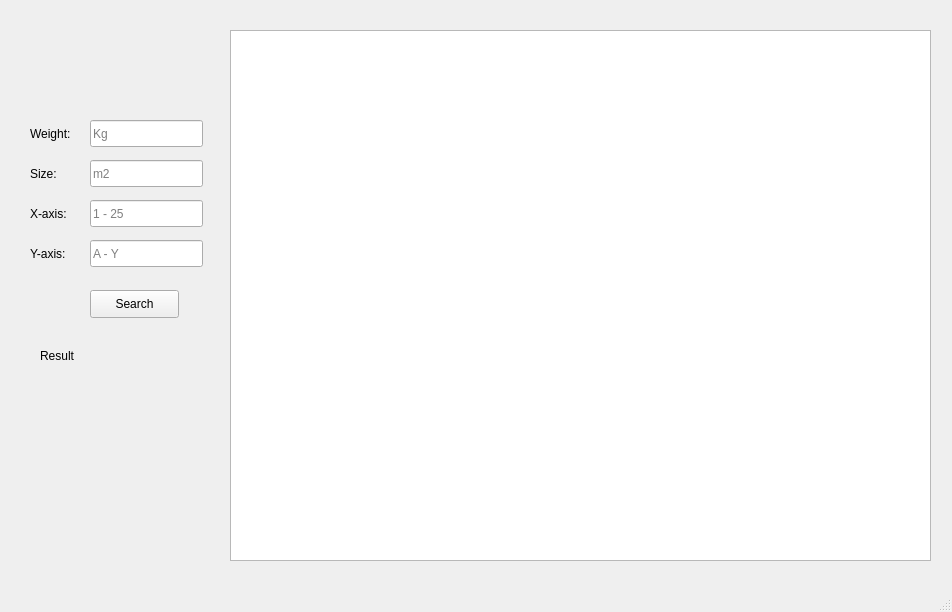
<?xml version="1.0" encoding="UTF-8"?>
<ui version="4.0">
 <class>MainWindow</class>
 <widget class="QMainWindow" name="MainWindow">
  <property name="geometry">
   <rect>
    <x>0</x>
    <y>0</y>
    <width>952</width>
    <height>612</height>
   </rect>
  </property>
  <property name="windowTitle">
   <string>MainWindow</string>
  </property>
  <widget class="QWidget" name="centralwidget">
   <widget class="QGraphicsView" name="graphicsView">
    <property name="geometry">
     <rect>
      <x>230</x>
      <y>30</y>
      <width>701</width>
      <height>531</height>
     </rect>
    </property>
   </widget>
   <widget class="QLineEdit" name="lineEdit_Weight">
    <property name="geometry">
     <rect>
      <x>90</x>
      <y>120</y>
      <width>113</width>
      <height>27</height>
     </rect>
    </property>
    <property name="placeholderText">
     <string>Kg</string>
    </property>
   </widget>
   <widget class="QLabel" name="label">
    <property name="geometry">
     <rect>
      <x>30</x>
      <y>124</y>
      <width>63</width>
      <height>19</height>
     </rect>
    </property>
    <property name="text">
     <string>Weight:</string>
    </property>
   </widget>
   <widget class="QLineEdit" name="lineEdit_Size">
    <property name="geometry">
     <rect>
      <x>90</x>
      <y>160</y>
      <width>113</width>
      <height>27</height>
     </rect>
    </property>
    <property name="text">
     <string/>
    </property>
    <property name="placeholderText">
     <string>m2</string>
    </property>
   </widget>
   <widget class="QLabel" name="label_2">
    <property name="geometry">
     <rect>
      <x>30</x>
      <y>164</y>
      <width>63</width>
      <height>19</height>
     </rect>
    </property>
    <property name="text">
     <string>Size:</string>
    </property>
   </widget>
   <widget class="QLineEdit" name="lineEdit_X">
    <property name="geometry">
     <rect>
      <x>90</x>
      <y>200</y>
      <width>113</width>
      <height>27</height>
     </rect>
    </property>
    <property name="text">
     <string/>
    </property>
    <property name="placeholderText">
     <string>1 - 25</string>
    </property>
   </widget>
   <widget class="QLineEdit" name="lineEdit_Y">
    <property name="geometry">
     <rect>
      <x>90</x>
      <y>240</y>
      <width>113</width>
      <height>27</height>
     </rect>
    </property>
    <property name="text">
     <string/>
    </property>
    <property name="placeholderText">
     <string>A - Y</string>
    </property>
   </widget>
   <widget class="QLabel" name="label_3">
    <property name="geometry">
     <rect>
      <x>30</x>
      <y>204</y>
      <width>63</width>
      <height>19</height>
     </rect>
    </property>
    <property name="text">
     <string>X-axis:</string>
    </property>
   </widget>
   <widget class="QLabel" name="label_4">
    <property name="geometry">
     <rect>
      <x>30</x>
      <y>244</y>
      <width>63</width>
      <height>19</height>
     </rect>
    </property>
    <property name="text">
     <string>Y-axis:</string>
    </property>
   </widget>
   <widget class="QPushButton" name="btmSearch">
    <property name="geometry">
     <rect>
      <x>90</x>
      <y>290</y>
      <width>89</width>
      <height>28</height>
     </rect>
    </property>
    <property name="text">
     <string>Search</string>
    </property>
   </widget>
   <widget class="QLabel" name="label_Result">
    <property name="geometry">
     <rect>
      <x>40</x>
      <y>340</y>
      <width>141</width>
      <height>31</height>
     </rect>
    </property>
    <property name="text">
     <string>Result</string>
    </property>
   </widget>
  </widget>
  <widget class="QMenuBar" name="menubar">
   <property name="geometry">
    <rect>
     <x>0</x>
     <y>0</y>
     <width>952</width>
     <height>24</height>
    </rect>
   </property>
  </widget>
  <widget class="QStatusBar" name="statusbar"/>
 </widget>
 <resources/>
 <connections/>
</ui>
